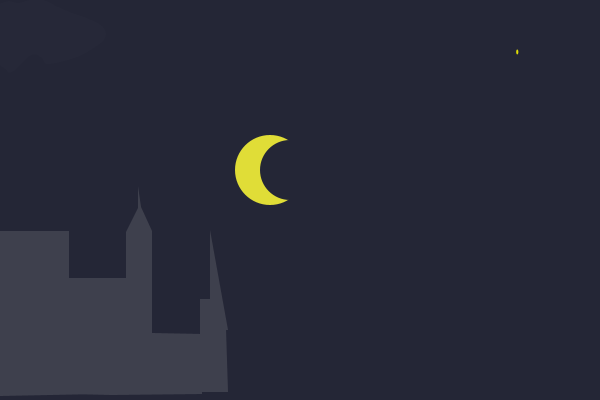
Frame 1 (no input)
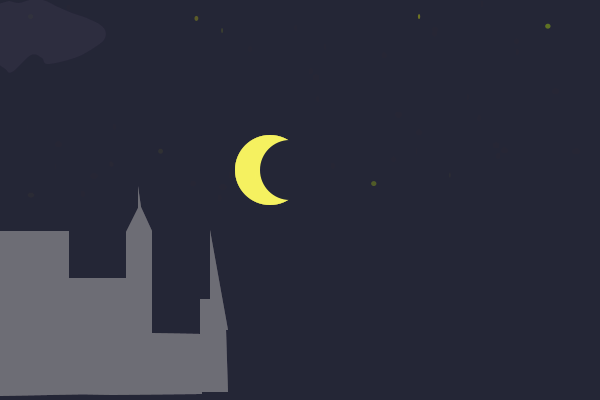
Frame 60 (the mouse pressed at the canvas centre just before this capture)
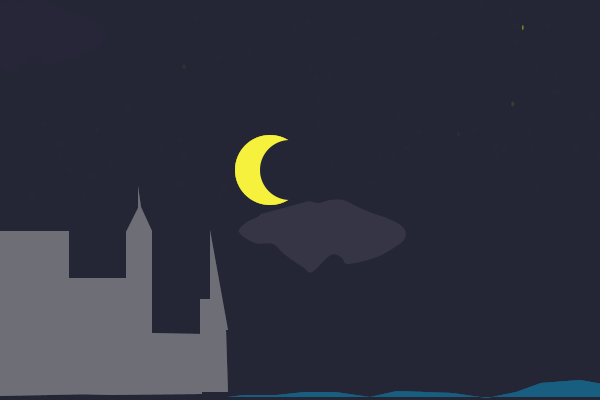
Frame 120 (the mouse held since frame 60 and released just before this capture)

The Processing sketch that drew these frames (run headless with seeded random() and noise(); from frame 60 on, the mouse is pressed at the canvas centre):

// Processing sketch: processing_3676
// ── processing_3676.pde


void setup(){ 
  size(600,400); 
  noStroke(); 
  smooth(); 
  background(36,38,54); 
  frameRate(10);
} 

void draw(){ 
 fill(36,38,54,70);
  rect(0,0,width,height);
  estrellas(); 
  luna(); 
  edificios();   
  agua(); 
  sombralunistica(); 
  nube(); 


} 

void estrellas(){ 

  float x=random(800); 
  float y= random(200); 
  float r= random (200,255); 
  float g= random (247,255); 
  float b= random (0); 
  float alfa= random (10,255); 
  fill(r,g,b,alfa); 
  ellipse(x,y,random(7),5); 
} 



void nube (){ 

  pushMatrix();
  translate(mouseX-197,mouseY-210);
  noStroke(); 
  float alfa= random(0,10); 
  fill(255,255,255,alfa); 

  beginShape(); 
  curveVertex(197,210); 
  curveVertex(206,211); 
  curveVertex(216,213); 
  curveVertex(227,210); 
  curveVertex(240,210); 
  curveVertex(255,217); 
  curveVertex(269,223); 
  curveVertex(281,227); 
  curveVertex(288,230); 
  curveVertex(296,234); 
  curveVertex(302,240); 
  curveVertex(302,248); 
  curveVertex(295,255); 
  curveVertex(274,267); 
  curveVertex(245,274); 
  curveVertex(239,268); 
  curveVertex(228,265); 
  curveVertex(209,282); 
  curveVertex(201,278); 
  curveVertex(181,264); 
  curveVertex(170,254); 
  curveVertex(152,253); 
  curveVertex(136,242); 
  curveVertex(144,232); 
  curveVertex(158,224); 
  curveVertex(169,203); 
  endShape(CLOSE); 

 popMatrix();
} 



void edificios(){ 
  float beta=random (50,100); 
  fill (160,160,160,beta);  
  ; 
  beginShape(); 
  vertex(0,396);
  vertex(0,231);
  vertex(69,231);
  vertex(69,278);
  vertex(126,278);
  vertex(126,232);
  vertex(138,208);
  vertex(138,186);
  vertex(141,207);
  vertex(152,231);
  vertex(152,333);
  vertex(202,334);
  vertex(202,394);
  vertex(112,395);
  vertex(25,393);
  vertex(0,396);  
  vertex(200,334);
  vertex(200,299);
  vertex(210,299);
  vertex(210,230);
  vertex(228,330);
  vertex(231,330);
  vertex(210,330);
  vertex(210,335);
  vertex(210,335);
  vertex(210,393);
  vertex(210,329);
  vertex(226,329);
  vertex(228,392);
  vertex(200,392);
  endShape(); 
} 

void agua(){ 
  fill  (23,94,129,mouseX);    
  beginShape(); 
  vertex(228,397); 
  vertex(244,395); 
  vertex(277,395); 
  vertex(305,392); 
  vertex(335,392); 
  vertex(370,397); 
  vertex(397,391); 
  vertex(452,393); 
  vertex(487,398); 
  vertex(516,392); 
  vertex(541,383); 
  vertex(580,380); 
  vertex(631,389); 
  vertex(639,397); 

  endShape(CLOSE); 
} 

void luna(){ 
  float r= random (254,255); 
  float g= random (250,251); 
  float b= random (167); 
  fill(r,g,b,220); 
  ellipse(270,170,70,70); 
} 
void sombralunistica(){ 
  fill(36,38,54); 
  ellipse(290,170,60,60); 
} 


void keyPressed(){

  setup(); 
}
